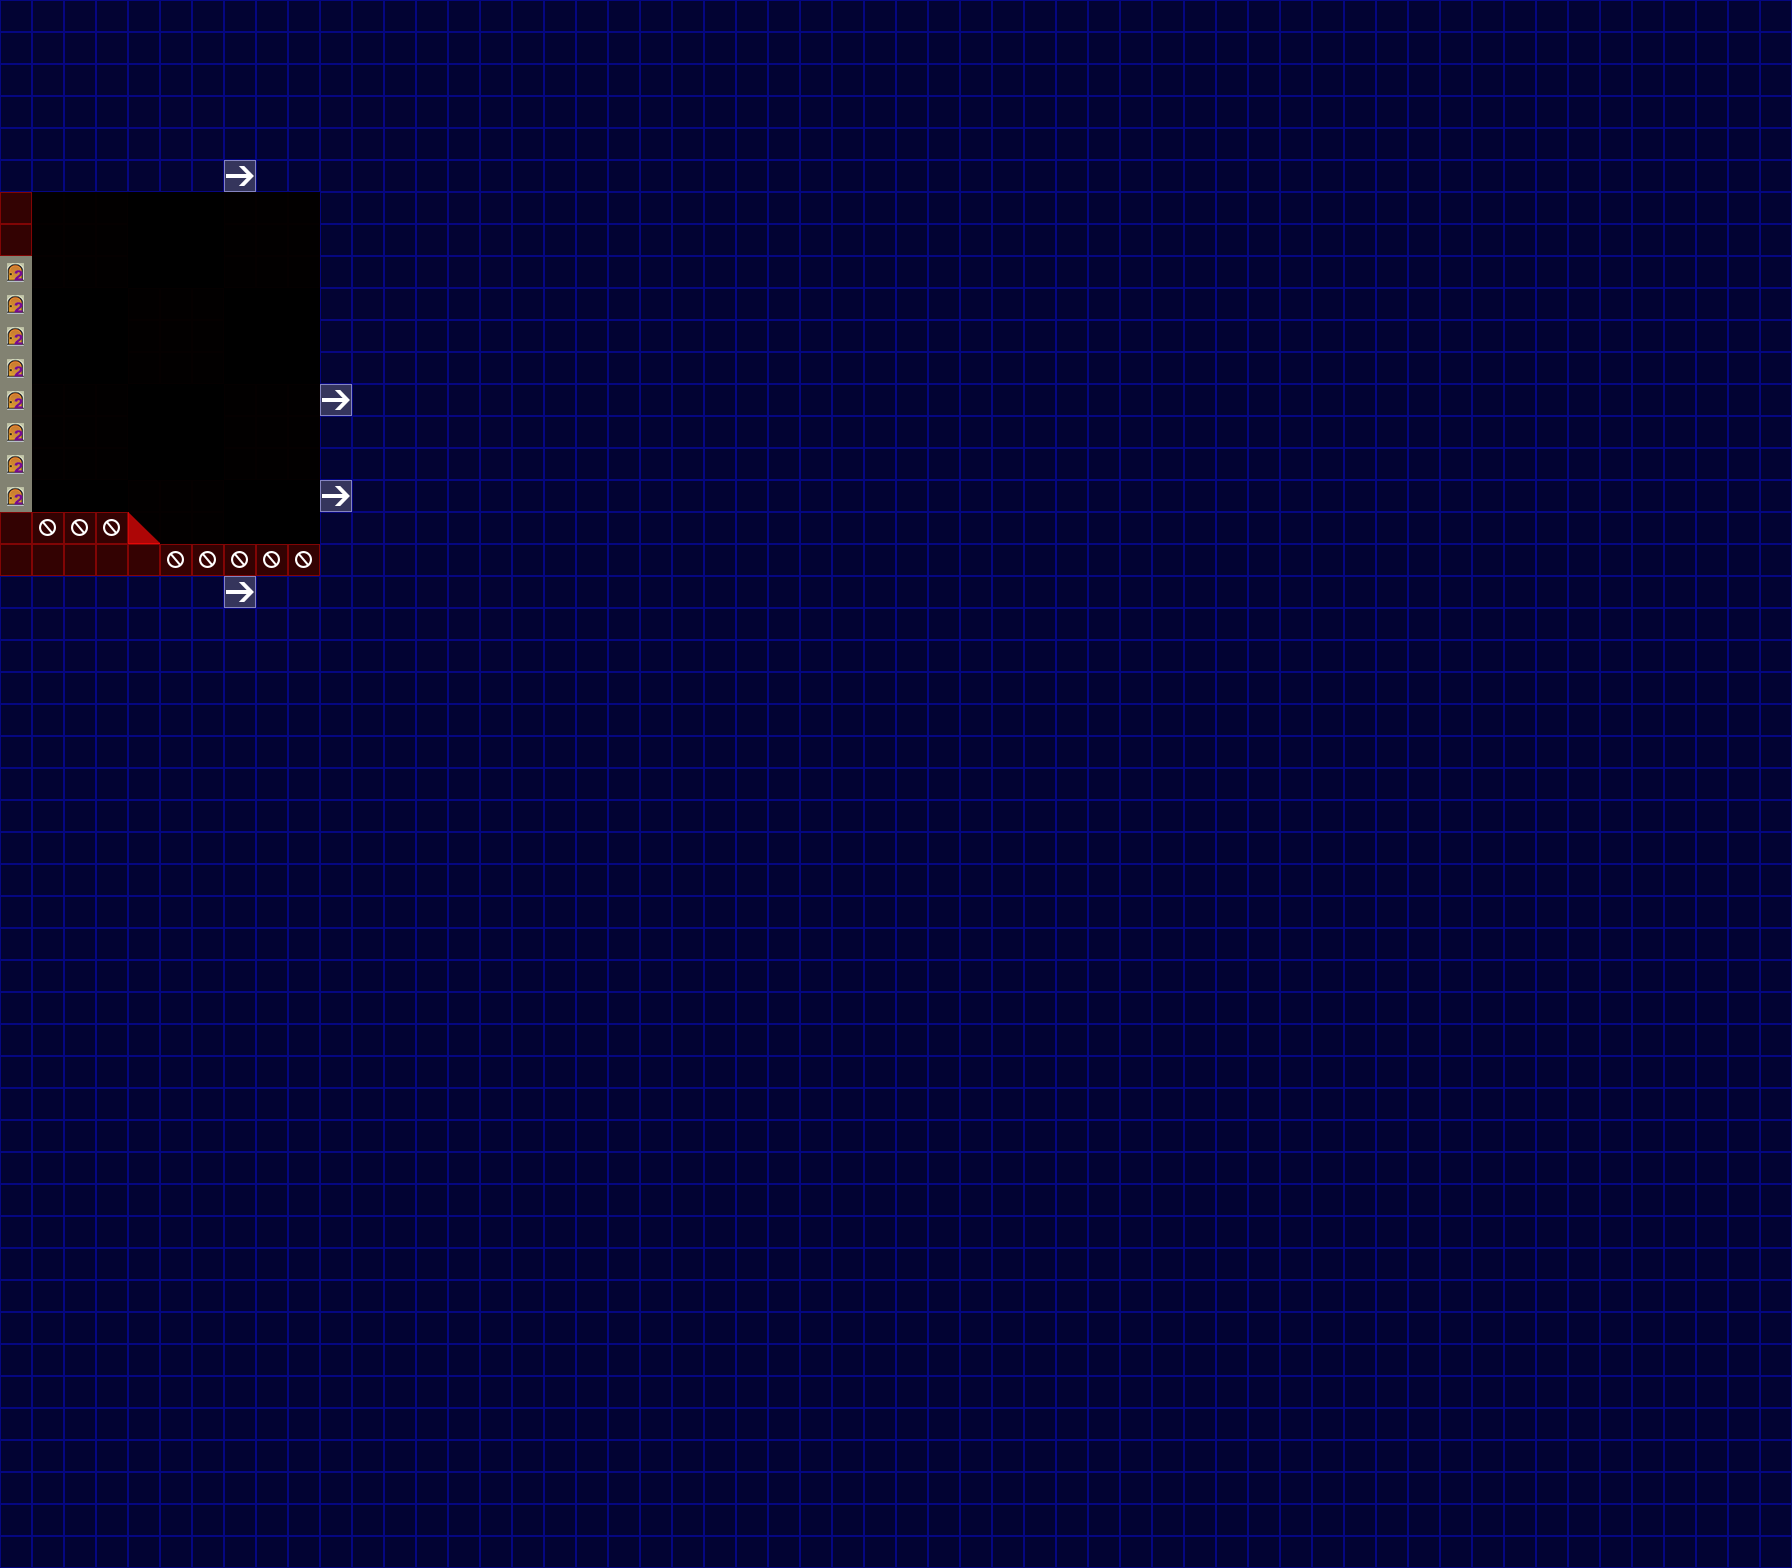

A level layout from a 2D game, rendered from its tile map. Below: a short description, then the map file with tile-grid data replaced by summaries:
An orthogonal 56x49 tile map with 32x32 px tiles, 4 tile layers (bg, terrain, collision, notation).

<map version="1.2" tiledversion="1.2.4" orientation="orthogonal" renderorder="left-down" width="56" height="49" tilewidth="32" tileheight="32" infinite="0" nextlayerid="5" nextobjectid="1">
 <tileset firstgid="1" source="meta.tsx" />
 <layer id="4" name="bg" width="56" height="49">
  <data>[2744 cells, 144 non-empty, 1 distinct tile ids]</data>
 </layer>
 <layer id="2" name="terrain" width="56" height="49">
  <data>[2744 cells, 0 non-empty, 0 distinct tile ids]</data>
 </layer>
 <layer id="3" name="collision" width="56" height="49">
  <data>[2744 cells, 2649 non-empty, 4 distinct tile ids]</data>
 </layer>
 <layer id="1" name="notation" width="56" height="49">
  <data>[2744 cells, 12 non-empty, 2 distinct tile ids]</data>
 </layer>
</map>
